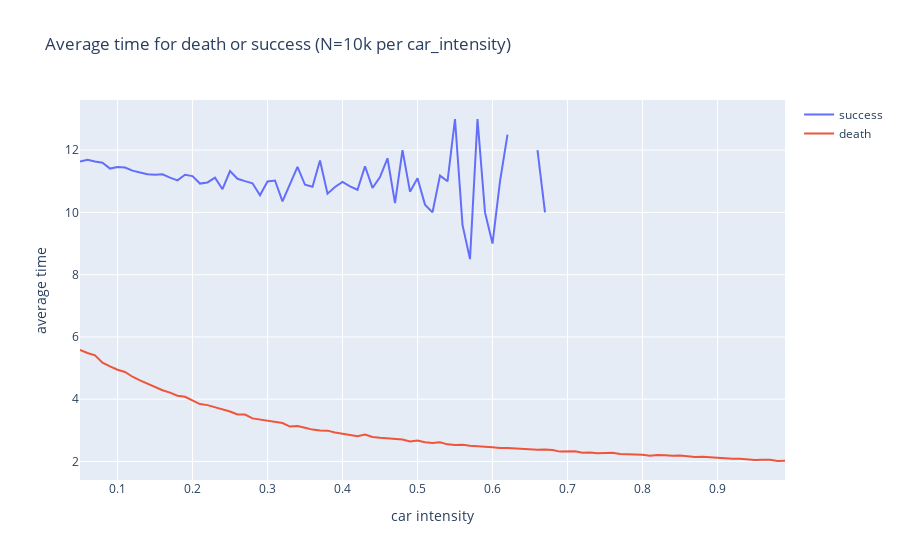

Source (notebook cell):
### Code cell
import numpy

mean_deaths = [np.mean(x) for x in deaths]
mean_succs = [np.mean(x) for x in succs]


fig = px.line(title='Average time for death or success (N=10k per car_intensity)')
fig.add_scatter(x=car_intensities, y=mean_succs, mode='lines', name='success')
fig.add_scatter(x=car_intensities, y=mean_deaths, mode='lines', name='death')
fig.update_xaxes(title_text='car intensity')
fig.update_yaxes(title_text='average time')
fig.show()
